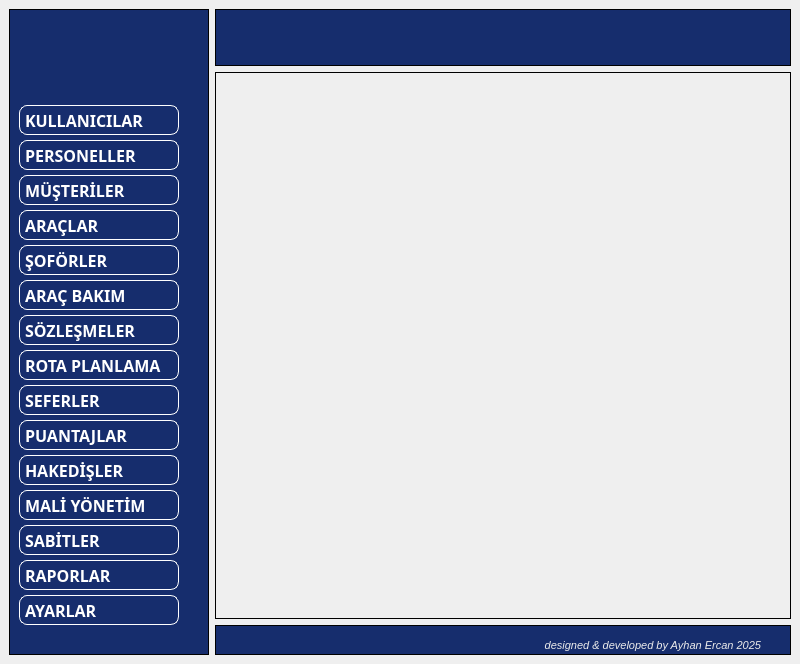
<?xml version="1.0" encoding="UTF-8"?>
<ui version="4.0">
 <class>MainWindow</class>
 <widget class="QMainWindow" name="MainWindow">
  <property name="geometry">
   <rect>
    <x>0</x>
    <y>0</y>
    <width>800</width>
    <height>664</height>
   </rect>
  </property>
  <property name="windowTitle">
   <string>MainWindow</string>
  </property>
  <widget class="QWidget" name="centralwidget">
   <property name="styleSheet">
    <string notr="true">#lbl_logo{
image: url(:/resim/assets/images/logo-w.png);
}
#menu_frame, #top_frame, #bottom_frame, #logo_frame{
background-color: #162D6D;
}
#lbl_footer{
color: #EBEBEB;
font-size: 8pt;
font-style: italic;
padding-right: 20px;
}
#lbl_title{
color: #EBEBEB;
font-size: 20pt;
font-weight: bold;
}
#btn_users, #btn_employees, #btn_customers, #btn_vehicles, #btn_drivers, #btn_repairs, #btn_contracts,
#btn_routes, #btn_trips, #btn_attendance, #btn_payments, #btn_finance, #btn_constants, #btn_reports, #btn_settings{
color:#ffffff;
background-color: #162D6D;
border:1px solid#ffffff;
border-radius: 8px;
font-family: Century Gothic;
font-size: 12pt;
font-weight: bold;
text-align: left;
padding-left:5px;
}
#btn_users:hover, #btn_employees:hover, #btn_customers:hover, #btn_vehicles:hover, #btn_drivers:hover, #btn_repairs:hover, #btn_contracts:hover, #btn_routes:hover, #btn_trips:hover, #btn_attendance:hover, #btn_payments:hover, #btn_finance:hover, #btn_constants:hover, #btn_reports:hover, #btn_settings:hover{
color:#ffff00;
background-color: #162D6D;
border: 2px solid #ffff00;
border-radius: 8px;
font-family: Century Gothic;
font-size: 12pt;
font-weight: bold;
text-align: left;
padding-left:5px;
padding-top: 8px;
}
#btn_users:pressed, #btn_employees:pressed, #btn_customers:pressed, #btn_vehicles:pressed, #btn_drivers:pressed, #btn_repairs:pressed, #btn_contracts:pressed, #btn_routes:pressed, #btn_trips:pressed, #btn_attendance:pressed, #btn_payments:pressed, #btn_finance:pressed, #btn_constants:pressed, #btn_reports:pressed, #btn_settings:pressed{
color:#000000;
background-color: #f59724;
border: 2px solid #ffffff;
border-radius: 8px;
font-family: Century Gothic;
font-size: 12pt;
font-weight: bold;
text-align: left;
padding-left: 25px;
padding-top: 0px;
}</string>
   </property>
   <layout class="QGridLayout" name="gridLayout_2">
    <item row="0" column="0">
     <layout class="QGridLayout" name="gridLayout">
      <item row="0" column="1">
       <widget class="QFrame" name="top_frame">
        <property name="maximumSize">
         <size>
          <width>16777215</width>
          <height>80</height>
         </size>
        </property>
        <property name="frameShape">
         <enum>QFrame::Shape::Box</enum>
        </property>
        <property name="frameShadow">
         <enum>QFrame::Shadow::Plain</enum>
        </property>
        <layout class="QHBoxLayout" name="horizontalLayout">
         <item>
          <widget class="QLabel" name="lbl_title">
           <property name="font">
            <font>
             <family>Minalis Demo</family>
             <pointsize>20</pointsize>
             <bold>true</bold>
            </font>
           </property>
           <property name="text">
            <string/>
           </property>
           <property name="alignment">
            <set>Qt::AlignmentFlag::AlignCenter</set>
           </property>
          </widget>
         </item>
        </layout>
       </widget>
      </item>
      <item row="2" column="1">
       <widget class="QFrame" name="bottom_frame">
        <property name="maximumSize">
         <size>
          <width>16777215</width>
          <height>30</height>
         </size>
        </property>
        <property name="frameShape">
         <enum>QFrame::Shape::Box</enum>
        </property>
        <property name="frameShadow">
         <enum>QFrame::Shadow::Plain</enum>
        </property>
        <layout class="QHBoxLayout" name="horizontalLayout_2">
         <item>
          <widget class="QLabel" name="lbl_footer">
           <property name="minimumSize">
            <size>
             <width>0</width>
             <height>20</height>
            </size>
           </property>
           <property name="maximumSize">
            <size>
             <width>16777215</width>
             <height>20</height>
            </size>
           </property>
           <property name="font">
            <font>
             <pointsize>8</pointsize>
             <italic>true</italic>
            </font>
           </property>
           <property name="text">
            <string>designed &amp; developed by Ayhan Ercan 2025</string>
           </property>
           <property name="alignment">
            <set>Qt::AlignmentFlag::AlignRight|Qt::AlignmentFlag::AlignTrailing|Qt::AlignmentFlag::AlignVCenter</set>
           </property>
           <property name="margin">
            <number>0</number>
           </property>
           <property name="indent">
            <number>0</number>
           </property>
          </widget>
         </item>
        </layout>
       </widget>
      </item>
      <item row="0" column="0" rowspan="3">
       <widget class="QFrame" name="menu_frame">
        <property name="minimumSize">
         <size>
          <width>200</width>
          <height>0</height>
         </size>
        </property>
        <property name="maximumSize">
         <size>
          <width>200</width>
          <height>16777215</height>
         </size>
        </property>
        <property name="frameShape">
         <enum>QFrame::Shape::Box</enum>
        </property>
        <property name="frameShadow">
         <enum>QFrame::Shadow::Plain</enum>
        </property>
        <layout class="QGridLayout" name="gridLayout_3">
         <item row="0" column="0">
          <widget class="QLabel" name="lbl_logo">
           <property name="minimumSize">
            <size>
             <width>180</width>
             <height>80</height>
            </size>
           </property>
           <property name="text">
            <string/>
           </property>
          </widget>
         </item>
         <item row="2" column="0">
          <layout class="QVBoxLayout" name="verticalLayout">
           <property name="spacing">
            <number>5</number>
           </property>
           <item>
            <widget class="QPushButton" name="btn_users">
             <property name="sizePolicy">
              <sizepolicy hsizetype="Preferred" vsizetype="Preferred">
               <horstretch>0</horstretch>
               <verstretch>0</verstretch>
              </sizepolicy>
             </property>
             <property name="minimumSize">
              <size>
               <width>160</width>
               <height>30</height>
              </size>
             </property>
             <property name="maximumSize">
              <size>
               <width>16</width>
               <height>30</height>
              </size>
             </property>
             <property name="font">
              <font>
               <family>Century Gothic</family>
               <pointsize>12</pointsize>
               <bold>true</bold>
              </font>
             </property>
             <property name="cursor">
              <cursorShape>ClosedHandCursor</cursorShape>
             </property>
             <property name="toolTipDuration">
              <number>0</number>
             </property>
             <property name="text">
              <string>KULLANICILAR</string>
             </property>
             <property name="icon">
              <iconset resource="../icons/resource.qrc">
               <normaloff>:/resim/users.png</normaloff>:/resim/users.png</iconset>
             </property>
             <property name="flat">
              <bool>false</bool>
             </property>
            </widget>
           </item>
           <item>
            <widget class="QPushButton" name="btn_employees">
             <property name="sizePolicy">
              <sizepolicy hsizetype="Preferred" vsizetype="Preferred">
               <horstretch>0</horstretch>
               <verstretch>0</verstretch>
              </sizepolicy>
             </property>
             <property name="minimumSize">
              <size>
               <width>160</width>
               <height>30</height>
              </size>
             </property>
             <property name="maximumSize">
              <size>
               <width>16</width>
               <height>30</height>
              </size>
             </property>
             <property name="font">
              <font>
               <family>Century Gothic</family>
               <pointsize>12</pointsize>
               <bold>true</bold>
              </font>
             </property>
             <property name="toolTipDuration">
              <number>0</number>
             </property>
             <property name="text">
              <string>PERSONELLER</string>
             </property>
             <property name="icon">
              <iconset resource="../icons/resource.qrc">
               <normaloff>:/resim/istockphoto-671677466-612x612.jpg</normaloff>:/resim/istockphoto-671677466-612x612.jpg</iconset>
             </property>
            </widget>
           </item>
           <item>
            <widget class="QPushButton" name="btn_customers">
             <property name="sizePolicy">
              <sizepolicy hsizetype="Preferred" vsizetype="Preferred">
               <horstretch>0</horstretch>
               <verstretch>0</verstretch>
              </sizepolicy>
             </property>
             <property name="minimumSize">
              <size>
               <width>160</width>
               <height>30</height>
              </size>
             </property>
             <property name="maximumSize">
              <size>
               <width>16</width>
               <height>30</height>
              </size>
             </property>
             <property name="font">
              <font>
               <family>Century Gothic</family>
               <pointsize>12</pointsize>
               <bold>true</bold>
              </font>
             </property>
             <property name="toolTipDuration">
              <number>0</number>
             </property>
             <property name="text">
              <string>MÜŞTERİLER</string>
             </property>
            </widget>
           </item>
           <item>
            <widget class="QPushButton" name="btn_vehicles">
             <property name="sizePolicy">
              <sizepolicy hsizetype="Preferred" vsizetype="Preferred">
               <horstretch>0</horstretch>
               <verstretch>0</verstretch>
              </sizepolicy>
             </property>
             <property name="minimumSize">
              <size>
               <width>160</width>
               <height>30</height>
              </size>
             </property>
             <property name="maximumSize">
              <size>
               <width>16</width>
               <height>30</height>
              </size>
             </property>
             <property name="font">
              <font>
               <family>Century Gothic</family>
               <pointsize>12</pointsize>
               <bold>true</bold>
              </font>
             </property>
             <property name="toolTipDuration">
              <number>0</number>
             </property>
             <property name="text">
              <string>ARAÇLAR</string>
             </property>
             <property name="icon">
              <iconset resource="../icons/resource.qrc">
               <normaloff>:/resim/istockphoto-671677466-612x612.jpg</normaloff>:/resim/istockphoto-671677466-612x612.jpg</iconset>
             </property>
            </widget>
           </item>
           <item>
            <widget class="QPushButton" name="btn_drivers">
             <property name="sizePolicy">
              <sizepolicy hsizetype="Preferred" vsizetype="Preferred">
               <horstretch>0</horstretch>
               <verstretch>0</verstretch>
              </sizepolicy>
             </property>
             <property name="minimumSize">
              <size>
               <width>160</width>
               <height>30</height>
              </size>
             </property>
             <property name="maximumSize">
              <size>
               <width>16</width>
               <height>30</height>
              </size>
             </property>
             <property name="font">
              <font>
               <family>Century Gothic</family>
               <pointsize>12</pointsize>
               <bold>true</bold>
              </font>
             </property>
             <property name="toolTipDuration">
              <number>0</number>
             </property>
             <property name="text">
              <string>ŞOFÖRLER</string>
             </property>
            </widget>
           </item>
           <item>
            <widget class="QPushButton" name="btn_repairs">
             <property name="sizePolicy">
              <sizepolicy hsizetype="Preferred" vsizetype="Preferred">
               <horstretch>0</horstretch>
               <verstretch>0</verstretch>
              </sizepolicy>
             </property>
             <property name="minimumSize">
              <size>
               <width>160</width>
               <height>30</height>
              </size>
             </property>
             <property name="maximumSize">
              <size>
               <width>16</width>
               <height>30</height>
              </size>
             </property>
             <property name="font">
              <font>
               <family>Century Gothic</family>
               <pointsize>12</pointsize>
               <bold>true</bold>
              </font>
             </property>
             <property name="toolTipDuration">
              <number>0</number>
             </property>
             <property name="text">
              <string>ARAÇ BAKIM</string>
             </property>
            </widget>
           </item>
           <item>
            <widget class="QPushButton" name="btn_contracts">
             <property name="sizePolicy">
              <sizepolicy hsizetype="Preferred" vsizetype="Preferred">
               <horstretch>0</horstretch>
               <verstretch>0</verstretch>
              </sizepolicy>
             </property>
             <property name="minimumSize">
              <size>
               <width>160</width>
               <height>30</height>
              </size>
             </property>
             <property name="maximumSize">
              <size>
               <width>16</width>
               <height>30</height>
              </size>
             </property>
             <property name="font">
              <font>
               <family>Century Gothic</family>
               <pointsize>12</pointsize>
               <bold>true</bold>
              </font>
             </property>
             <property name="toolTipDuration">
              <number>0</number>
             </property>
             <property name="text">
              <string>SÖZLEŞMELER</string>
             </property>
            </widget>
           </item>
           <item>
            <widget class="QPushButton" name="btn_routes">
             <property name="sizePolicy">
              <sizepolicy hsizetype="Preferred" vsizetype="Preferred">
               <horstretch>0</horstretch>
               <verstretch>0</verstretch>
              </sizepolicy>
             </property>
             <property name="minimumSize">
              <size>
               <width>160</width>
               <height>30</height>
              </size>
             </property>
             <property name="maximumSize">
              <size>
               <width>16</width>
               <height>30</height>
              </size>
             </property>
             <property name="font">
              <font>
               <family>Century Gothic</family>
               <pointsize>12</pointsize>
               <bold>true</bold>
              </font>
             </property>
             <property name="toolTipDuration">
              <number>0</number>
             </property>
             <property name="text">
              <string>ROTA PLANLAMA</string>
             </property>
            </widget>
           </item>
           <item>
            <widget class="QPushButton" name="btn_trips">
             <property name="sizePolicy">
              <sizepolicy hsizetype="Preferred" vsizetype="Preferred">
               <horstretch>0</horstretch>
               <verstretch>0</verstretch>
              </sizepolicy>
             </property>
             <property name="minimumSize">
              <size>
               <width>160</width>
               <height>30</height>
              </size>
             </property>
             <property name="maximumSize">
              <size>
               <width>16</width>
               <height>30</height>
              </size>
             </property>
             <property name="font">
              <font>
               <family>Century Gothic</family>
               <pointsize>12</pointsize>
               <bold>true</bold>
              </font>
             </property>
             <property name="toolTipDuration">
              <number>0</number>
             </property>
             <property name="text">
              <string>SEFERLER</string>
             </property>
            </widget>
           </item>
           <item>
            <widget class="QPushButton" name="btn_attendance">
             <property name="sizePolicy">
              <sizepolicy hsizetype="Preferred" vsizetype="Preferred">
               <horstretch>0</horstretch>
               <verstretch>0</verstretch>
              </sizepolicy>
             </property>
             <property name="minimumSize">
              <size>
               <width>160</width>
               <height>30</height>
              </size>
             </property>
             <property name="maximumSize">
              <size>
               <width>16</width>
               <height>30</height>
              </size>
             </property>
             <property name="font">
              <font>
               <family>Century Gothic</family>
               <pointsize>12</pointsize>
               <bold>true</bold>
              </font>
             </property>
             <property name="toolTipDuration">
              <number>0</number>
             </property>
             <property name="text">
              <string>PUANTAJLAR</string>
             </property>
            </widget>
           </item>
           <item>
            <widget class="QPushButton" name="btn_payments">
             <property name="sizePolicy">
              <sizepolicy hsizetype="Preferred" vsizetype="Preferred">
               <horstretch>0</horstretch>
               <verstretch>0</verstretch>
              </sizepolicy>
             </property>
             <property name="minimumSize">
              <size>
               <width>160</width>
               <height>30</height>
              </size>
             </property>
             <property name="maximumSize">
              <size>
               <width>16</width>
               <height>30</height>
              </size>
             </property>
             <property name="font">
              <font>
               <family>Century Gothic</family>
               <pointsize>12</pointsize>
               <bold>true</bold>
              </font>
             </property>
             <property name="toolTipDuration">
              <number>0</number>
             </property>
             <property name="text">
              <string>HAKEDİŞLER</string>
             </property>
            </widget>
           </item>
           <item>
            <widget class="QPushButton" name="btn_finance">
             <property name="sizePolicy">
              <sizepolicy hsizetype="Preferred" vsizetype="Preferred">
               <horstretch>0</horstretch>
               <verstretch>0</verstretch>
              </sizepolicy>
             </property>
             <property name="minimumSize">
              <size>
               <width>160</width>
               <height>30</height>
              </size>
             </property>
             <property name="maximumSize">
              <size>
               <width>16</width>
               <height>30</height>
              </size>
             </property>
             <property name="font">
              <font>
               <family>Century Gothic</family>
               <pointsize>12</pointsize>
               <bold>true</bold>
              </font>
             </property>
             <property name="toolTipDuration">
              <number>0</number>
             </property>
             <property name="text">
              <string>MALİ YÖNETİM</string>
             </property>
            </widget>
           </item>
           <item>
            <widget class="QPushButton" name="btn_constants">
             <property name="sizePolicy">
              <sizepolicy hsizetype="Preferred" vsizetype="Preferred">
               <horstretch>0</horstretch>
               <verstretch>0</verstretch>
              </sizepolicy>
             </property>
             <property name="minimumSize">
              <size>
               <width>160</width>
               <height>30</height>
              </size>
             </property>
             <property name="maximumSize">
              <size>
               <width>16</width>
               <height>30</height>
              </size>
             </property>
             <property name="font">
              <font>
               <family>Century Gothic</family>
               <pointsize>12</pointsize>
               <bold>true</bold>
              </font>
             </property>
             <property name="toolTipDuration">
              <number>0</number>
             </property>
             <property name="text">
              <string>SABİTLER</string>
             </property>
            </widget>
           </item>
           <item>
            <widget class="QPushButton" name="btn_reports">
             <property name="sizePolicy">
              <sizepolicy hsizetype="Preferred" vsizetype="Preferred">
               <horstretch>0</horstretch>
               <verstretch>0</verstretch>
              </sizepolicy>
             </property>
             <property name="minimumSize">
              <size>
               <width>160</width>
               <height>30</height>
              </size>
             </property>
             <property name="maximumSize">
              <size>
               <width>16</width>
               <height>30</height>
              </size>
             </property>
             <property name="font">
              <font>
               <family>Century Gothic</family>
               <pointsize>12</pointsize>
               <bold>true</bold>
              </font>
             </property>
             <property name="toolTipDuration">
              <number>0</number>
             </property>
             <property name="text">
              <string>RAPORLAR</string>
             </property>
            </widget>
           </item>
           <item>
            <widget class="QPushButton" name="btn_settings">
             <property name="sizePolicy">
              <sizepolicy hsizetype="Preferred" vsizetype="Preferred">
               <horstretch>0</horstretch>
               <verstretch>0</verstretch>
              </sizepolicy>
             </property>
             <property name="minimumSize">
              <size>
               <width>160</width>
               <height>30</height>
              </size>
             </property>
             <property name="maximumSize">
              <size>
               <width>16</width>
               <height>30</height>
              </size>
             </property>
             <property name="font">
              <font>
               <family>Century Gothic</family>
               <pointsize>12</pointsize>
               <bold>true</bold>
              </font>
             </property>
             <property name="toolTipDuration">
              <number>0</number>
             </property>
             <property name="text">
              <string>AYARLAR</string>
             </property>
            </widget>
           </item>
           <item>
            <spacer name="verticalSpacer_3">
             <property name="orientation">
              <enum>Qt::Orientation::Vertical</enum>
             </property>
             <property name="sizeHint" stdset="0">
              <size>
               <width>20</width>
               <height>40</height>
              </size>
             </property>
            </spacer>
           </item>
           <item>
            <spacer name="verticalSpacer_2">
             <property name="orientation">
              <enum>Qt::Orientation::Vertical</enum>
             </property>
             <property name="sizeHint" stdset="0">
              <size>
               <width>20</width>
               <height>40</height>
              </size>
             </property>
            </spacer>
           </item>
          </layout>
         </item>
         <item row="1" column="0">
          <spacer name="verticalSpacer">
           <property name="orientation">
            <enum>Qt::Orientation::Vertical</enum>
           </property>
           <property name="sizeHint" stdset="0">
            <size>
             <width>20</width>
             <height>40</height>
            </size>
           </property>
          </spacer>
         </item>
        </layout>
       </widget>
      </item>
      <item row="1" column="1">
       <widget class="QFrame" name="content_frame">
        <property name="frameShape">
         <enum>QFrame::Shape::Box</enum>
        </property>
        <property name="frameShadow">
         <enum>QFrame::Shadow::Plain</enum>
        </property>
        <layout class="QGridLayout" name="gridLayout_4">
         <item row="0" column="0">
          <widget class="QStackedWidget" name="mainStack">
           <widget class="QWidget" name="page_main"/>
           <widget class="QWidget" name="page_modul_container"/>
          </widget>
         </item>
        </layout>
       </widget>
      </item>
     </layout>
    </item>
   </layout>
  </widget>
 </widget>
 <resources>
  <include location="../icons/resource.qrc"/>
 </resources>
 <connections/>
</ui>
